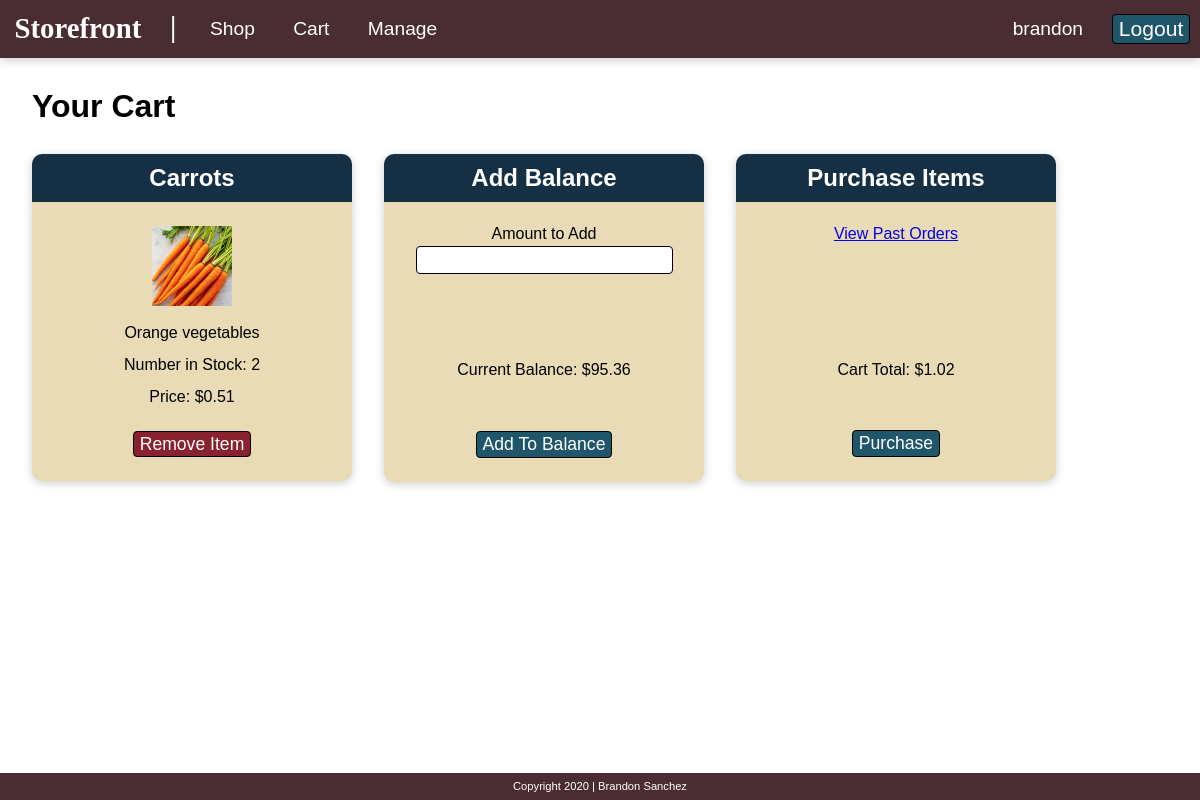
/cart.php (signed in), run on the app's committed database.
### tables this page shows
CREATE TABLE `bsanchez_carts` (
  `user_id` int(11) NOT NULL,
  `item_id` int(11) NOT NULL,
  `quantity` int(11) NOT NULL,
  PRIMARY KEY (`user_id`,`item_id`)
);

CREATE TABLE `bsanchez_items` (
  `item_id` int(11) NOT NULL AUTO_INCREMENT,
  `store_id` int(11) NOT NULL,
  `name` varchar(45) NOT NULL,
  `description` varchar(45) NOT NULL,
  `img_dest` varchar(100) NOT NULL,
  `num_in_stock` int(11) NOT NULL,
  `unit_price` double NOT NULL,
  PRIMARY KEY (`item_id`)
);

### cart.php (the view, shortened to what this page needs)
<?php
    require 'header.php';
?>
<main>
    <h1>Your Cart</h1>
    <div id="container">
        <?php
            include_once 'includes/dbh_inc.php';
            $sql = 'SELECT * FROM bsanchez_carts c JOIN bsanchez_items i ON c.item_id = i.item_id WHERE user_id=?;';
            $statement = mysqli_stmt_init($conn);
            if(!mysqli_stmt_prepare($statement, $sql)) {
                echo "Failed sql";
            }
            else {
                mysqli_stmt_bind_param($statement, 'i', $_SESSION['user_id']);
                mysqli_stmt_execute($statement);
                $result = mysqli_stmt_get_result($statement);
                $cart_total = 0;
                while($row = mysqli_fetch_assoc($result)) {
                    echo '<div class="store_card" id="item_'.$row['item_id'].'">
                    <h2>'.$row['name'].'</h2>
                    <div class="bottom_card">
                        <img src="Uploads/Item/'.$row['img_dest'].'" height=80px>
                        <p class="item_descr top description">'.$row['description'].'</p>
                        <p class="item_descr num_in_stock">Number in Stock: '.$row['quantity'].'</p>
                        <p class="item_descr unit_price">Price: $'.$row['unit_price'].'</p>
                        <form method="POST" action="Includes/removeitem_inc.php">
                        <button class="button delete" type="submit" name="remove_item" value='.$row['item_id'].'>Remove Item</button>
                        </form>
                    </div>
                    </div>';
                    $cart_total += $row['quantity'] * $row['unit_price'];
                }
                $format_cart = number_format((float)$cart_total, 2, '.', '');
            }
        ?>
        <div class="store_card">
            <h2>Add Balance</h2>
            <div class="bottom_card">
                <form method="POST" action="Includes/addbalance_inc.php">
                    <p id="amount_add">Amount to Add</p>
                    <input class="input" type="text" name="dollars"><br>
                    <?php echo '<p id="current_balance">Current Balance: $'. number_format((float)$_SESSION['balance'], 2, '.', '').'</p>'; ?>
                    <button class="button" id="add_balance" type="submit" name="add_balance">Add To Balance</button><br>
                </form>
            </div>
        </div>
        <div class="store_card">
            <h2>Purchase Items</h2>
            <div class="bottom_card">
                <a href="pastorders.php">View Past Orders</a>
                <?php echo '<p id="cart_total">Cart Total:   $'.$format_cart.'</p>'; ?>
                <form method="POST" action="Includes/purchase_inc.php">
                    <button class="button" id="purchase" type="submit" name="purchase">Purchase</button>
                </form>
            </div>
        </div>
    </div>
</main>
<?php
    require 'footer.php';
?>

### CSS/footer.css (style rules this page uses)
body { font-family: Helvetica; position: relative; min-height: 100vh; }

### CSS/main.css (style rules this page uses)
main h2 { font-size: 1.5em; padding: 0.5em; background-color: #153045; border-top-left-radius: 10px; border-top-right-radius: 10px; color: white; box-shadow: 0 2px 10px rgba(0, 0, 0, 0.2); text-align: center; }
main .input { font-family: Helvetica; width: 98%; padding: 2px; font-size: 1.2em; border: 0; border: solid black 1px; border-radius: 4px; }
main h1 { font-size: 2em; padding: 1em 0em 0em 0em; margin-left: 1em; margin-bottom: 1em; }
main .store_card { width: 20em; margin: 0em 0em 0em 2em; }
main .bottom_card { background-color: #E9DBB6; justify-content: center; padding: 1.5em 2em; overflow: auto; border-bottom-left-radius: 10px; border-bottom-right-radius: 10px; box-shadow: 0 2px 10px rgba(0, 0, 0, 0.2); text-align: center; margin-bottom: 3em; }
main #container { display: flex; flex-wrap: wrap; justify-content: center; }
main .button { font-family: Helvetica; margin-top: 1.5em; font-size: 1.1em; border-radius: 4px; border: solid black 1px; background-color: #1F5669; color: #fff; padding-top: .1em; padding-bottom: .1em; cursor: pointer; }
main .delete { background-color: #89222F; }
main .item_descr { padding-top: 1em; }
main .top { padding-top: 1em; }
main #add_balance { margin-top: 3em; }
main #amount_add { margin-bottom: .3em; }
main #current_balance { margin-top: 5.5em; }
main #cart_total { margin-top: 7.5em; }
main #purchase { margin-top: 3em; }
@media only screen and (min-width: 700px) { main #container { justify-content: flex-start; } }
@media only screen and (min-width: 700px) { main h1 { text-align: left; } }

### data on the page
bsanchez_carts: item.name "Carrots", item.img_dest (picture), item.description "Orange vegetables", quantity "2", item.unit_price "0.51"

### other printed values
$_SESSION['username'] "brandon"
$_SESSION['balance'] "95.36"
$format_cart "1.02"
